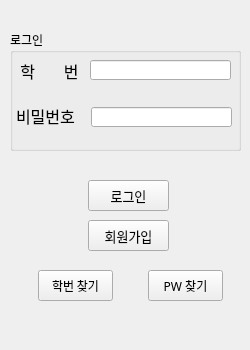
<?xml version="1.0" encoding="UTF-8"?>
<ui version="4.0">
 <class>widget</class>
 <widget class="QWidget" name="widget">
  <property name="geometry">
   <rect>
    <x>0</x>
    <y>0</y>
    <width>250</width>
    <height>350</height>
   </rect>
  </property>
  <property name="minimumSize">
   <size>
    <width>250</width>
    <height>350</height>
   </size>
  </property>
  <property name="maximumSize">
   <size>
    <width>250</width>
    <height>350</height>
   </size>
  </property>
  <property name="font">
   <font>
    <family>나눔고딕</family>
   </font>
  </property>
  <property name="windowTitle">
   <string>로그인</string>
  </property>
  <widget class="QGroupBox" name="groupBox">
   <property name="geometry">
    <rect>
     <x>10</x>
     <y>30</y>
     <width>231</width>
     <height>121</height>
    </rect>
   </property>
   <property name="sizePolicy">
    <sizepolicy hsizetype="Preferred" vsizetype="Preferred">
     <horstretch>0</horstretch>
     <verstretch>0</verstretch>
    </sizepolicy>
   </property>
   <property name="minimumSize">
    <size>
     <width>0</width>
     <height>0</height>
    </size>
   </property>
   <property name="maximumSize">
    <size>
     <width>10000</width>
     <height>1000000</height>
    </size>
   </property>
   <property name="title">
    <string>로그인</string>
   </property>
   <widget class="QLabel" name="label_2">
    <property name="geometry">
     <rect>
      <x>6</x>
      <y>70</y>
      <width>91</width>
      <height>31</height>
     </rect>
    </property>
    <property name="font">
     <font>
      <family>나눔고딕</family>
      <pointsize>12</pointsize>
     </font>
    </property>
    <property name="text">
     <string>비밀번호</string>
    </property>
   </widget>
   <widget class="QLabel" name="label">
    <property name="geometry">
     <rect>
      <x>9</x>
      <y>30</y>
      <width>61</width>
      <height>21</height>
     </rect>
    </property>
    <property name="font">
     <font>
      <family>나눔고딕</family>
      <pointsize>12</pointsize>
     </font>
    </property>
    <property name="text">
     <string>학        번</string>
    </property>
    <property name="alignment">
     <set>Qt::AlignCenter</set>
    </property>
   </widget>
   <widget class="QLineEdit" name="txtID">
    <property name="geometry">
     <rect>
      <x>80</x>
      <y>30</y>
      <width>141</width>
      <height>20</height>
     </rect>
    </property>
   </widget>
   <widget class="QLineEdit" name="txtPW">
    <property name="geometry">
     <rect>
      <x>81</x>
      <y>77</y>
      <width>141</width>
      <height>20</height>
     </rect>
    </property>
    <property name="echoMode">
     <enum>QLineEdit::Password</enum>
    </property>
   </widget>
  </widget>
  <widget class="QPushButton" name="btnNew">
   <property name="geometry">
    <rect>
     <x>88</x>
     <y>220</y>
     <width>81</width>
     <height>31</height>
    </rect>
   </property>
   <property name="font">
    <font>
     <family>나눔고딕</family>
     <pointsize>10</pointsize>
    </font>
   </property>
   <property name="text">
    <string>회원가입</string>
   </property>
  </widget>
  <widget class="QPushButton" name="btnID">
   <property name="geometry">
    <rect>
     <x>38</x>
     <y>270</y>
     <width>75</width>
     <height>31</height>
    </rect>
   </property>
   <property name="text">
    <string>학번 찾기</string>
   </property>
  </widget>
  <widget class="QPushButton" name="btnPW">
   <property name="geometry">
    <rect>
     <x>148</x>
     <y>270</y>
     <width>75</width>
     <height>31</height>
    </rect>
   </property>
   <property name="text">
    <string>PW 찾기</string>
   </property>
  </widget>
  <widget class="QPushButton" name="btnlogin">
   <property name="geometry">
    <rect>
     <x>88</x>
     <y>180</y>
     <width>81</width>
     <height>31</height>
    </rect>
   </property>
   <property name="font">
    <font>
     <family>나눔고딕</family>
     <pointsize>10</pointsize>
    </font>
   </property>
   <property name="text">
    <string>로그인</string>
   </property>
  </widget>
 </widget>
 <resources/>
 <connections/>
</ui>
